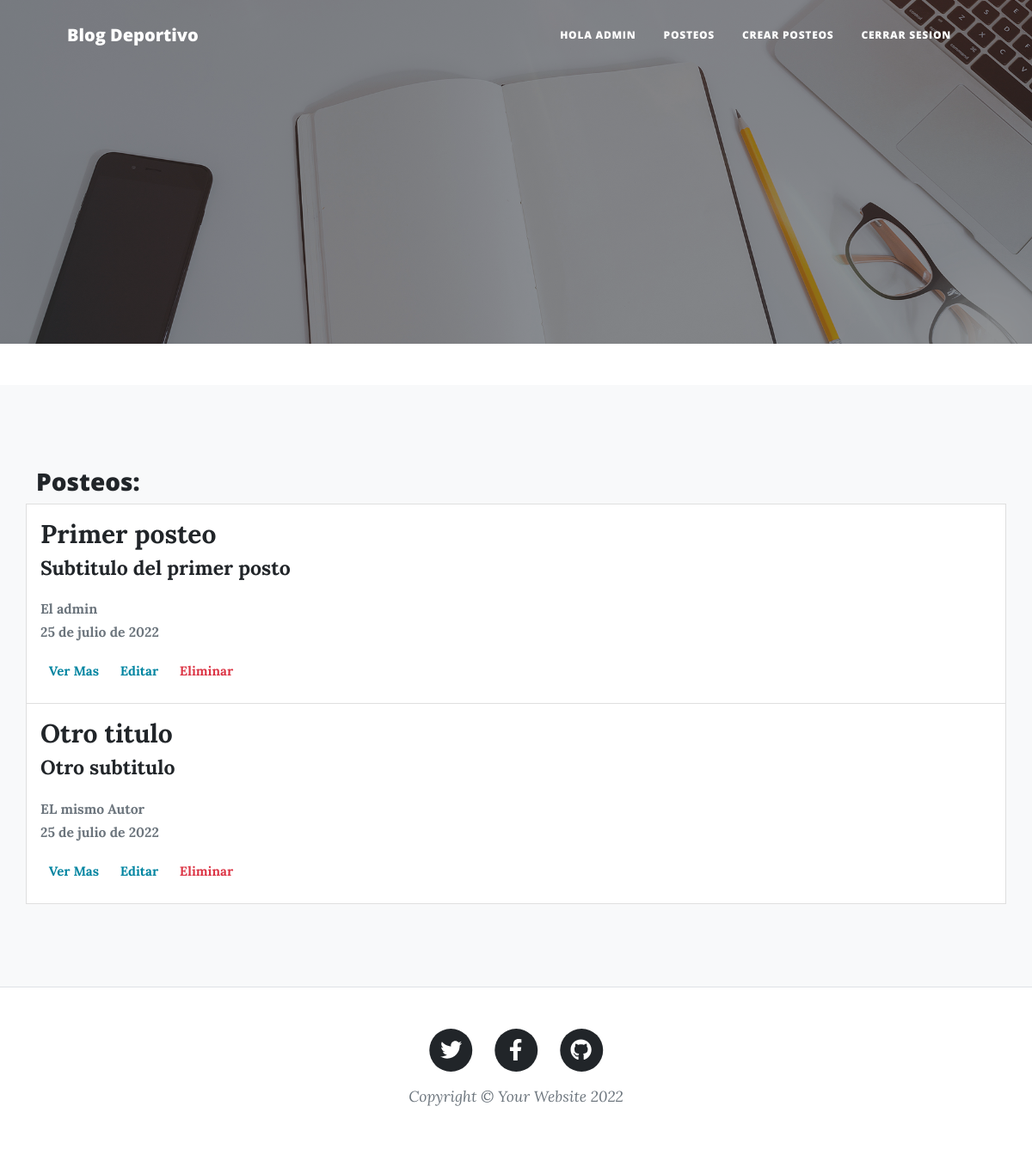
Page /coderapp/posteos (signed in) on the earlier database version.
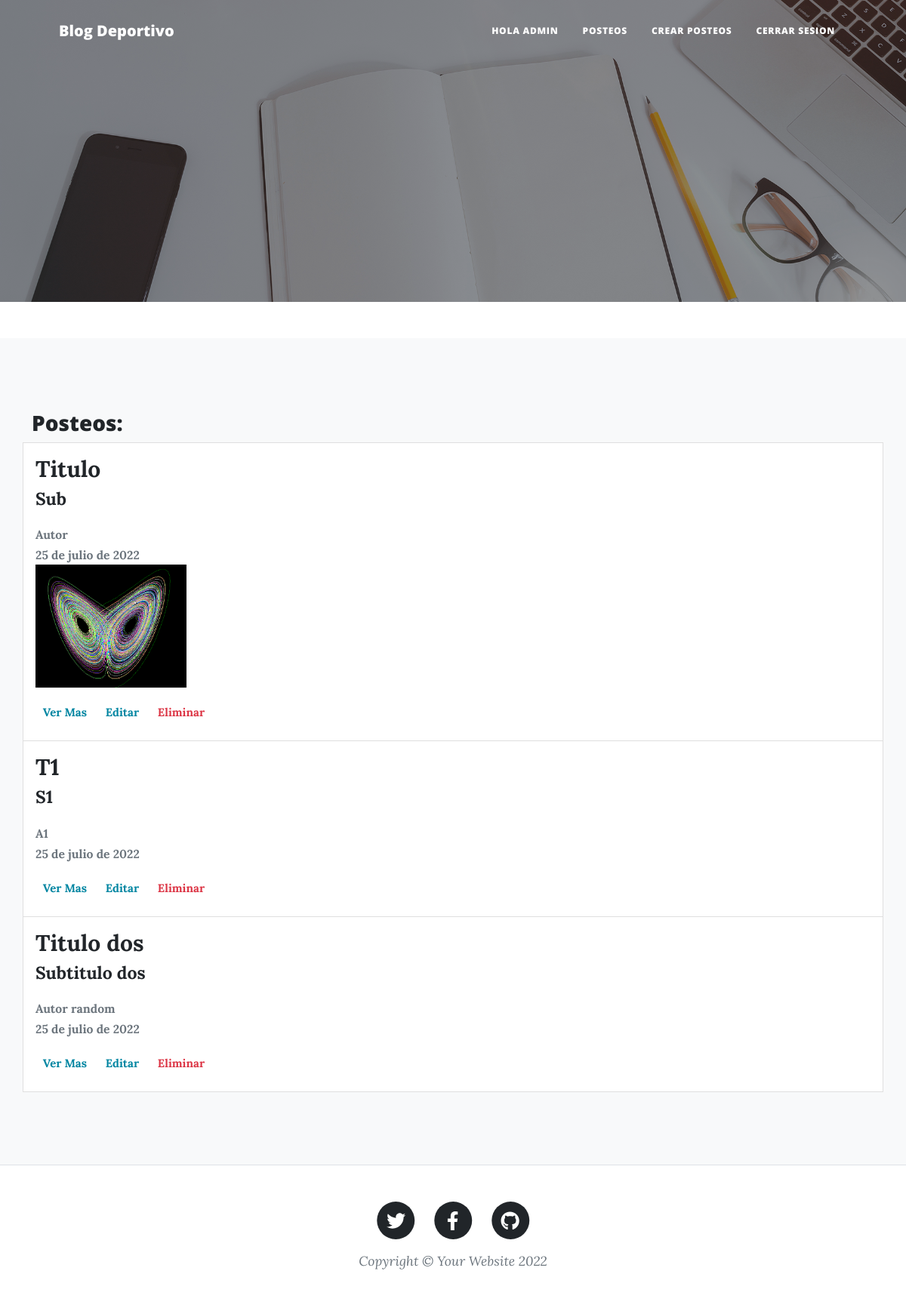
Same page on the later database version.
### ProyectoCoderApp/models.py (models this page shows)
class Posteo(models.Model):
    titulo = models.CharField(max_length=30)
    subtitulo = models.CharField(max_length=50, null=True)
    autor = models.CharField(max_length=30, null=True)
    cuerpo = RichTextField()
    fecha = models.DateField()
    imagen = models.ImageField(upload_to='media/', blank=True, null=True)

### ProyectoCoderApp/views.py (the view, shortened to what this page needs)
# urls.py: path('posteos', posteos, name="posteos"),
@login_required
def posteos(request):
    posteos = Posteo.objects.all()
    return render(request, "ProyectoCoderApp/posteos.html", {"posteos": posteos})

### ProyectoCoderApp/templates/ProyectoCoderApp/posteos.html (shortened to what this page needs)
{% extends 'ProyectoCoderApp/base.html' %}
{% load static %}
{% block b2 %}
<section class="bg-light py-5">
    <section class="bg-light py-5">
        <div class="container px-6">
            <div class="row gx-5justify-content-center">
            <h3>Posteos:</h3>
                {% for post in posteos %}
                <label class="list-group-item d-flex gap-3">
                <span class="pt-1 form-checked-content">
                    <dl>
                        <dt><strong style="font-size: 150%">{{post.titulo}}</strong></dt>
                        <dt><strong style="font-size: 115%">{{post.subtitulo}}</strong></dt>
                    </dl>
                    <dl style="font-size: 90%">
                        <dt><small class="text-muted">{{post.autor}}</small></dt>
                        <dt><small class="text-muted">{{post.fecha}}</small></dt>
                        {% if post.imagen.url != 0 %}
                        <a><img width="200px" class="img-fluid" src="{{post.imagen.url}}" alt="..." /></a>
                        {% endif %}
                    </dl>
                    <dl>
                        <dt>
                            <a href="{% url 'posteo_detail' post.id %}" class="text-primary badge badge-primary text-decoration-none">Ver Mas</a>
                            <a href="{% url 'posteo_update' post.id %}" class="text-primary badge badge-primary text-decoration-none">  Editar</a>
                            <a href="{% url 'posteo_delete' post.id %}" class="text-danger badge badge-danger text-decoration-none">  Eliminar</a>
                        </dt>
                    </dl>
                </span>
                </label>
                {% endfor %}
            </div>
        </div>
    </section>
</section>
{% endblock %}

Differences in the rows shown:
removed Posteo: titulo "Primer posteo", subtitulo "Subtitulo del primer posto", autor "El admin", fecha "25 de julio de 2022"
removed Posteo: titulo "Otro titulo", subtitulo "Otro subtitulo", autor "EL mismo Autor", fecha "25 de julio de 2022"
added Posteo: titulo "Titulo", subtitulo "Sub", autor "Autor", fecha "25 de julio de 2022", imagen (picture)
added Posteo: titulo "T1", subtitulo "S1", autor "A1", fecha "25 de julio de 2022"
added Posteo: titulo "Titulo dos", subtitulo "Subtitulo dos", autor "Autor random", fecha "25 de julio de 2022"
